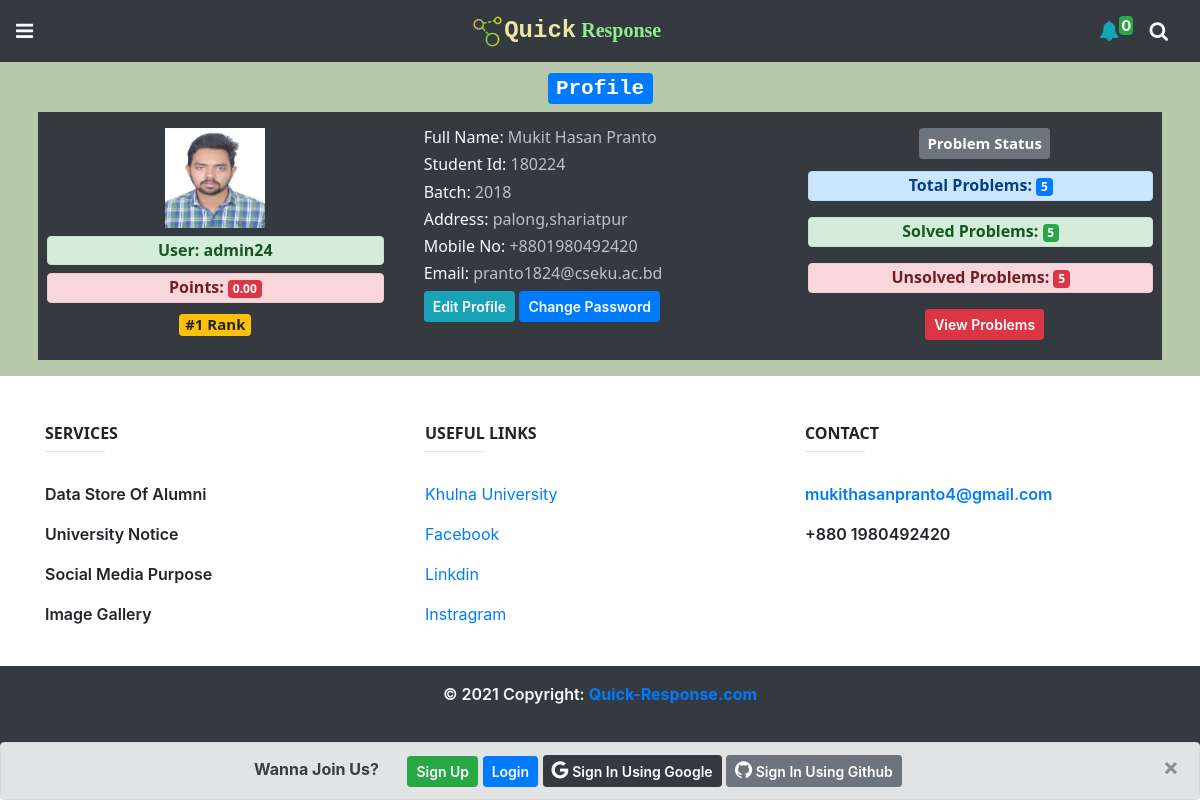
The app's page /1/profile/, older data.
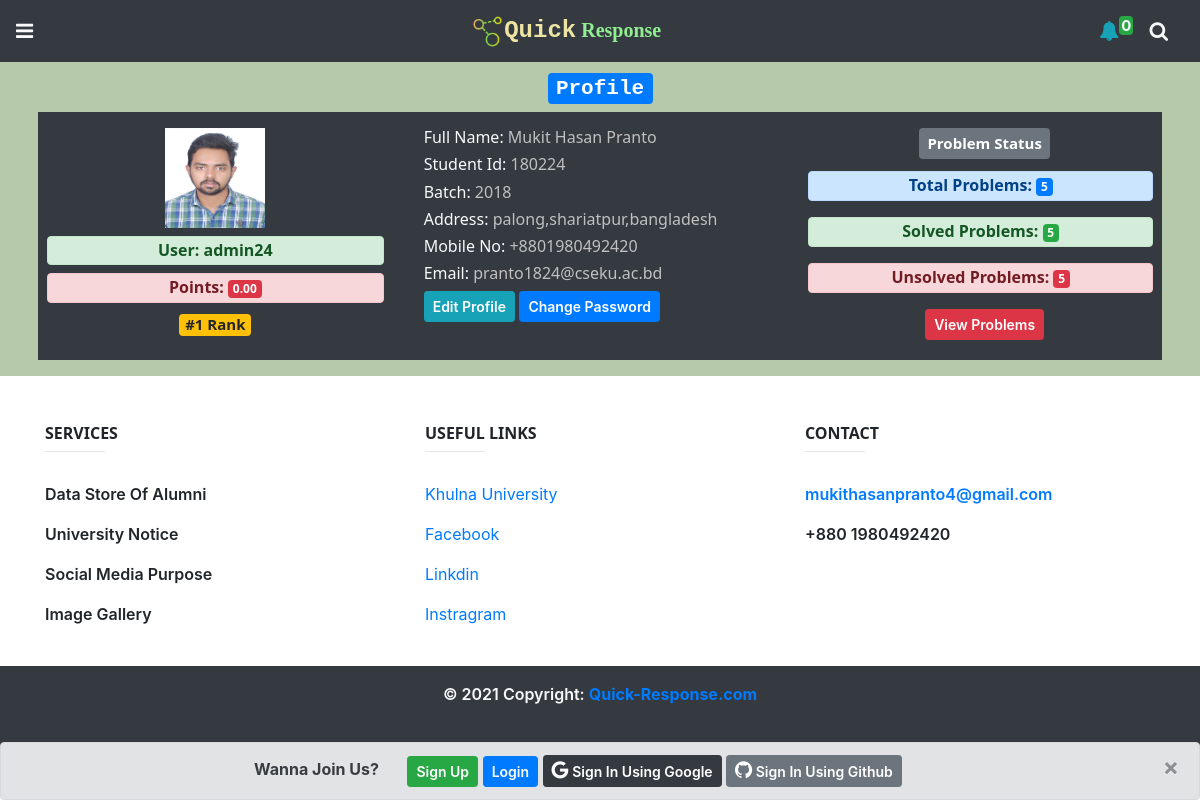
The same page, newer data.
### home/models.py (models this page shows, shortened)
class Profile(models.Model):
    full_name = models.CharField(max_length=255)
    profile_picture = models.FileField(upload_to='uploads/')
    batch = models.CharField(max_length=50)
    student_id = models.CharField(max_length=50)
    address = models.CharField(max_length=100,blank=True)
    mobile = models.CharField(max_length=60,blank=True)
    facebook = models.URLField(max_length=60,blank=True)
    total_points = models.DecimalField(max_digits=15, decimal_places=2,default=0)
    user = models.OneToOneField(settings.AUTH_USER_MODEL, on_delete=models.CASCADE,related_name="profile")

### home/views.py (the view, shortened to what this page needs)
# urls.py: path('<int:id>/profile/',profile_view,name='profile_view'),
def profile_view(request,id):
    form = ProfileForm()
    user = User.objects.get(id=id)
    print(user)
    try:
        profile = Profile.objects.get(user=user)
        update_form = ProfileForm(instance=profile)
        pass_form = PasswordChangeForm(user=user)
    except:
        profile = ''
        update_form = ''
        pass_form = ''
    context = {
        'form':form,
        'profile': profile,
        'update_form':update_form,
        'pass_form':pass_form,
    }
    return render(request,"home/profile.html",context)

### templates/home/profile.html (shortened to what this page needs)
{% extends "base.html" %}
{% load static %}
{% block content %}
<div class="text-dark" style="background-color: rgb(182, 202, 171);">
    <div class="container p-2">
        {% if profile %}
        <div class="text-center">
            <h3><span class="badge badge-primary">Profile</h3>
        </div>
        <div class="text-center bg-dark text-light mb-2 profile_data">
            <div class="row">
                <div class="col-lg-4 p-3">
                    <img src="{{profile.profile_picture.url}}" style="object-fit: cover;" height="100px"
                        width="100px" />
                    <h6 class="alert alert-success m-2 py-1 font-weight-bold">User: {{profile.user.username}}</h6>
                    <h6 class="alert alert-danger m-2 py-1 font-weight-bold">Points: <span
                            class="badge badge-danger">{{profile.total_points}}</span></h6>
                    <h5><span class="badge badge-warning">#1 Rank</span></h5>
                </div>
                <div class="col-lg-4 p-3 text-md-left">
                    <h6>Full Name: <span style="color: silver;">{{profile.full_name}}</span>
                    </h6>
                    <h6>Student Id: <span style="color: silver;">{{profile.student_id}}</span>
                    </h6>
                    <h6>Batch: <span style="color: silver;">{{profile.batch}}</span>
                    </h6>
                    <h6>Address: <span style="color: silver;">{{profile.address}}</span>
                    </h6>
                    <h6>Mobile No: <span style="color: silver;">{{profile.mobile}}</span>
                    </h6>
                    <h6>Email: <span style="color: silver;">{{profile.user.email}}</span>
                    </h6>
                    <button class="btn btn-info btn-sm" data-toggle="modal" data-target="#myModal">Edit Profile</button>
                    <button class="btn btn-primary btn-sm" data-toggle="modal" data-target="#myModal1">Change Password</button>
                </div>
                <div class="col-lg-4 p-3 text-center">
                    <h5><span class="badge badge-secondary p-2 mb-1">Problem Status</span></h5>
                    <h6 class="alert alert-primary py-1 mr-2 font-weight-bold">Total Problems:  <span class="badge badge-primary">5</span></h6>
                    <h6 class="alert alert-success py-1 mr-2 font-weight-bold">Solved Problems:  <span class="badge badge-success">5</span></h6>
                    <h6 class="alert alert-danger py-1 mr-2 font-weight-bold">Unsolved Problems:  <span class="badge badge-danger">5</span></h6>
                    <a href=""><button class="btn btn-danger btn-sm">View Problems</button></a>
                </div>
            </div>
        </div>
        {% endif %}
    </div>
</div>
{% endblock %}

Row changes from the older to the newer data that the page shows:
changed Profile "Mukit Hasan Pranto": address "palong,shariatpur" → "palong,shariatpur,bangladesh"
